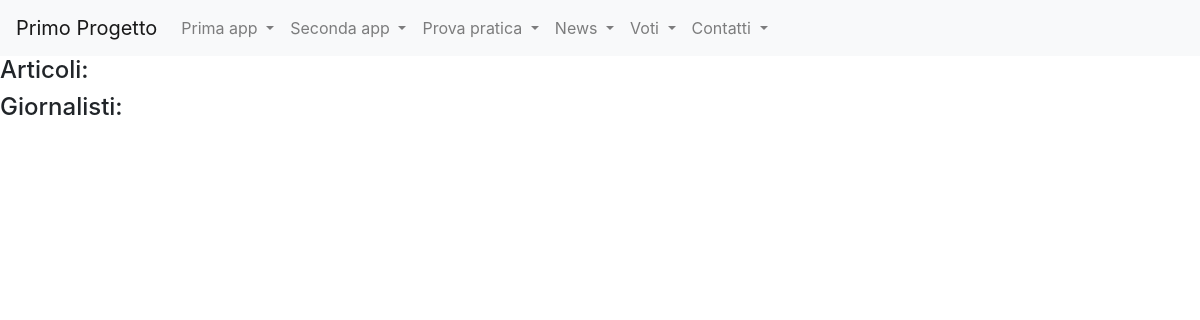
The page /news/ on the database as committed earlier.
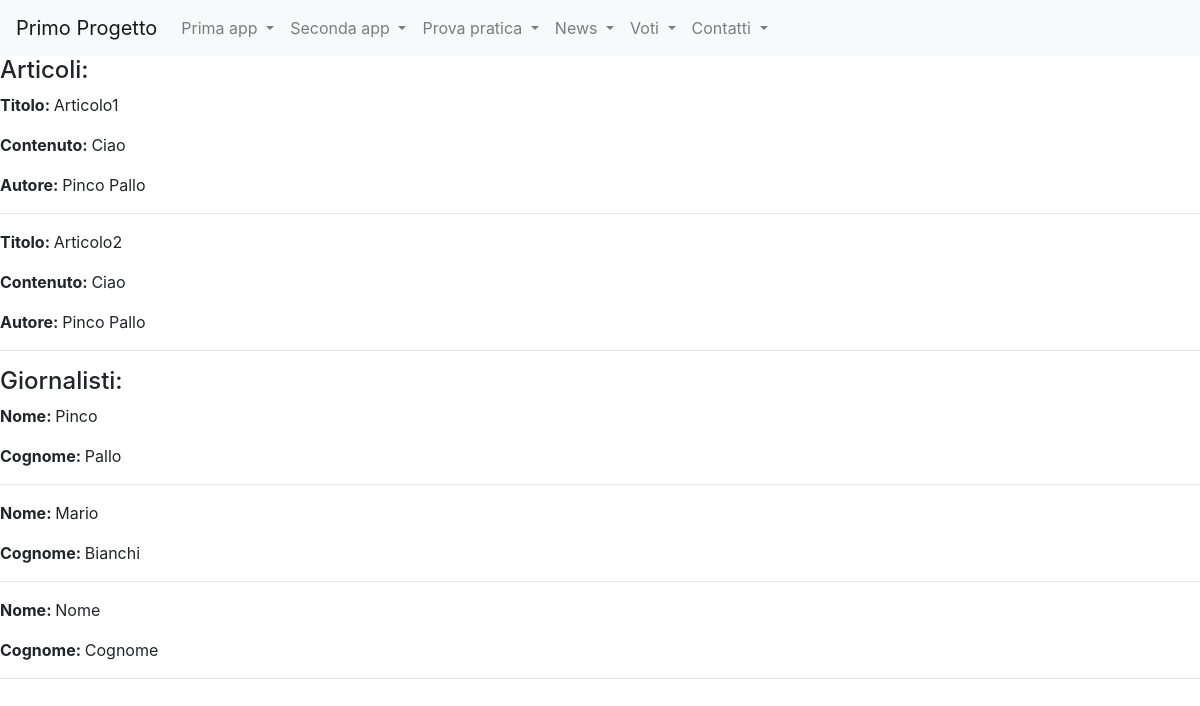
The same page on the database as committed later.
### news/models.py (models this page shows, shortened)
class Articolo(models.Model):
    visualizzazioni=models.IntegerField(default=0, blank=True)
    data_articolo=models.DateField(blank=True)
    titolo=models.CharField(max_length=100) #Stringhe di lunghezza massima 100
    contenuto=models.TextField()
    giornalista=models.ForeignKey(Giornalista, on_delete=models.CASCADE, related_name="articoli")
    class Meta:
        verbose_name = 'Articolo'
        verbose_name_plural = 'Articoli'

class Giornalista(models.Model):
    nome=models.CharField(max_length=20) #Stringhe di lunghezza massima 20
    cognome=models.CharField(max_length=20)
    anno_nascita=models.DateField(blank=True)
    def __str__(self):
        return self.nome + " " + self.cognome
    class Meta:
        verbose_name = 'Giornalista'
        verbose_name_plural = 'Giornalisti'

### news/views.py (the view)
# urls.py: path('', home, name='homepage'),
def home(request):
    articoli = Articolo.objects.all() #articoli è la lista di articoli letti dal database
    giornalisti = Giornalista.objects.all() #uguale a articoli
    context = {"articoli": articoli,
               "giornalisti": giornalisti}
    return render(request, "news/homepage.html", context)

### news/templates/news/homepage.html (shortened to what this page needs)
<!DOCTYPE html>
{% extends "base.html"%}
{%block content%}
    <h4>Articoli:</h4>
        {%for articolo in articoli %}
            <p><strong>Titolo: </strong>{{ articolo.titolo }}</p>
            <p><strong>Contenuto: </strong>{{ articolo.contenuto }}</p>
            <p><strong>Autore: </strong>{{ articolo.giornalista }}</p>
            <hr>
        {% endfor %}
    <h4>Giornalisti:</h4>
        {%for giornalista in giornalisti %}
            <p><strong>Nome: </strong>{{ giornalista.nome }}</p>
            <p><strong>Cognome: </strong>{{ giornalista.cognome }}</p>
            <hr>
        {% endfor %}
{%endblock content%}

Rows that differ between the two databases and show on the page:
added Articolo: titolo "Articolo1", contenuto "Ciao", giornalista "Pinco Pallo"
added Articolo: titolo "Articolo2", contenuto "Ciao", giornalista "Pinco Pallo"
added Giornalista: nome "Pinco", cognome "Pallo"
added Giornalista: nome "Mario", cognome "Bianchi"
added Giornalista: nome "Nome", cognome "Cognome"
